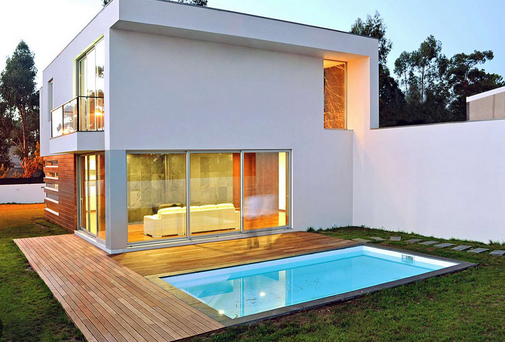
#> input picture imagenes/casa.png, 505 x 342 px, found by its file name
$ jupyter execute 19_matching_puntos.ipynb
#> lines starting #> are read from the running program, lines starting #| are printed output that depends on the picture
# 19 · Detección, descriptores y **matching** entre vistas (ORB/SIFT)

En este cuaderno:
1. Detectamos **puntos clave** y calculamos **descriptores** (ORB y SIFT si está disponible).
2. Generamos una **segunda vista** de la imagen (rotación + ligera escala / perspectiva).
3. Emparejamos puntos entre ambas vistas y visualizamos **coincidencias**.
4. Estimamos una **homografía con RANSAC** para separar **inliers/outliers** y mostrar el **encuadre** proyectado.

## 1) Librerías y funciones auxiliares

[cell 1]
import cv2, numpy as np, matplotlib.pyplot as plt

def show(img, title=None, cmap=None, size=(5,5)):
    plt.figure(figsize=size)
    if cmap is not None:
        plt.imshow(img, cmap=cmap)
    else:
        plt.imshow(img)
    if title:
        plt.title(title)
    plt.axis('off')
    plt.show()

def to_rgb(bgr):
    return cv2.cvtColor(bgr, cv2.COLOR_BGR2RGB)

def rotate_scale(img, angle_deg=20, scale=1.05, border=cv2.BORDER_REFLECT101):
    h, w = img.shape[:2]
    M = cv2.getRotationMatrix2D((w/2, h/2), angle_deg, scale)
    out = cv2.warpAffine(img, M, (w, h), flags=cv2.INTER_LINEAR, borderMode=border)
    return out

def warp_perspective_small(img, dx=0.06, dy=0.04):
    # Pequeña homografía para simular cambio de punto de vista
    h, w = img.shape[:2]
    src = np.float32([[0,0],[w-1,0],[w-1,h-1],[0,h-1]])
    dst = np.float32([[w*dx, h*dy],[w-1-w*dx, h*0.02],[w-1-w*0.02,h-1-h*dy],[w*0.02,h-1-h*0.02]])
    H = cv2.getPerspectiveTransform(src, dst)
    out = cv2.warpPerspective(img, H, (w, h), flags=cv2.INTER_LINEAR, borderMode=cv2.BORDER_REFLECT101)
    return out

def draw_matches(img1, kps1, img2, kps2, matches, max_draw=60, flags=cv2.DrawMatchesFlags_NOT_DRAW_SINGLE_POINTS):
    # Ordena por distancia ascendente y dibuja las primeras
    matches = sorted(matches, key=lambda m: m.distance)[:max_draw]
    vis = cv2.drawMatches(to_rgb(img1), kps1, to_rgb(img2), kps2, matches, None, flags=flags)
    show(vis, f"Mejores {len(matches)} coincidencias")
    return vis

## 2) Cargar Imagen y generar segunda vista

[cell 2]
IMG_PATH = r"C:\Users\20808\Documents\Repositorios\Vision_en_Robotica\imagenes\casa.png"
img = cv2.imread(IMG_PATH, cv2.IMREAD_UNCHANGED)
#> img is the input picture: shape (342, 505, 4); mean B, G, R, A 143.9, 151.3, 152.5, 255
if img is None:
    raise FileNotFoundError(f"No se pudo cargar la imagen en {IMG_PATH}")
gray = cv2.cvtColor(img, cv2.COLOR_BGR2GRAY)
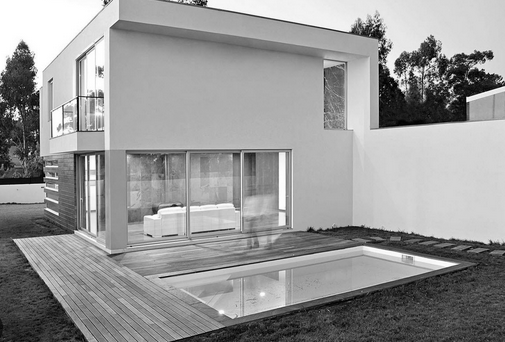
#> gray: shape (342, 505); min 0, max 255, mean 150.8

# Genera dos variantes: (a) rotación+escala y (b) pequeña perspectiva
img_b = rotate_scale(img, angle_deg=18, scale=1.08)
#> in rotate_scale, `out = cv2.warpAffine(img, M, (w, h), flags=cv2.INTER_LINEAR, borderMod..`:
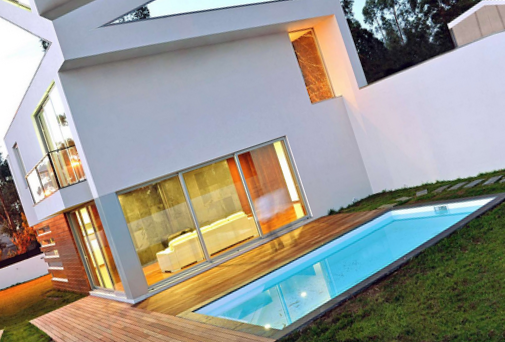
#> out: shape (342, 505, 4); mean B, G, R, A 143.6, 151.4, 154, 255
img_c = warp_perspective_small(img, dx=0.07, dy=0.05)
#> in warp_perspective_small, `out = cv2.warpPerspective(img, H, (w, h), flags=cv2.INTER_LINEAR, bord..`:
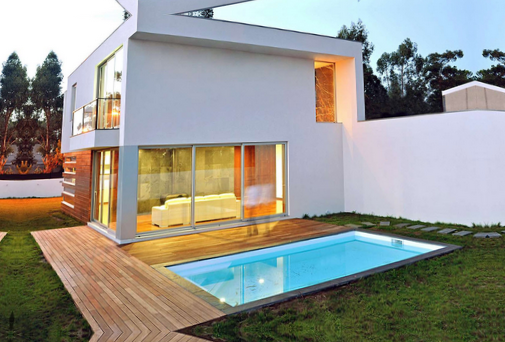
#> out: shape (342, 505, 4); mean B, G, R, A 140.1, 148.3, 148.7, 255

show(to_rgb(img), "Vista A (original)")
show(to_rgb(img_b), "Vista B (rotación+escala)")
show(to_rgb(img_c), "Vista C (perspectiva)")

## 3) ORB: detección, descriptores y matching

[cell 3]
# Detectar y describir con ORB
orb = cv2.ORB_create(nfeatures=800, scaleFactor=1.2, nlevels=8)
kpsA_orb, desA_orb = orb.detectAndCompute(gray, None)
#> kpsA_orb = 789 keypoints; strongest (x, y, size): (467, 99, 31), (467, 97, 31), (434, 59, 31), (92, 156, 31)
kpsB_orb, desB_orb = orb.detectAndCompute(cv2.cvtColor(img_b, cv2.COLOR_BGR2GRAY), None)
#> kpsB_orb = 776 keypoints; strongest (x, y, size): (84, 209, 37.2), (81, 210, 31), (48, 154, 31), (43, 42, 31)

print(f"ORB: A={len(kpsA_orb)} puntos, B={len(kpsB_orb)} puntos, descA={None if desA_orb is None else desA_orb.shape}, descB={None if desB_orb is None else desB_orb.shape}")
#| ORB: A=789 puntos, B=776 puntos, descA=(789, 32), descB=(776, 32)

# Emparejar con BFMatcher Hamming (porque ORB -> binario)
bf = cv2.BFMatcher(cv2.NORM_HAMMING, crossCheck=True)
matches_orb = []
if desA_orb is not None and desB_orb is not None:
    matches_orb = bf.match(desA_orb, desB_orb)
#> matches_orb = 304 matches

_ = draw_matches(img, kpsA_orb, img_b, kpsB_orb, matches_orb, max_draw=60)
#> in draw_matches, `matches = sorted(matches, key=lambda m: m.distance)[:max_draw]`: matches = 60 matches
#> in draw_matches, `vis = cv2.drawMatches(to_rgb(img1), kps1, to_rgb(img2), kps2, matches,..`:
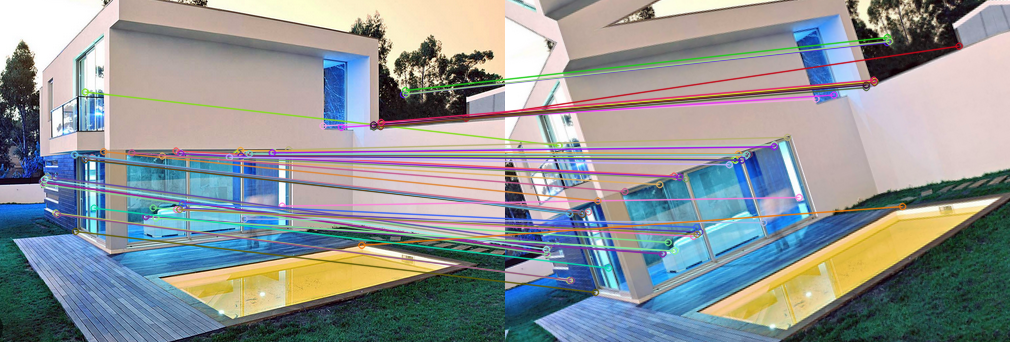
#> vis: shape (342, 1010, 3); mean B, G, R 150, 148.5, 143.5

### 3.1 ORB + RANSAC (homografía)

[cell 4]
def ransac_homography(kps1, kps2, matches, ransacReprojThreshold=3.0):
    if not matches:
        return None, [], []
    pts1 = np.float32([kps1[m.queryIdx].pt for m in matches]).reshape(-1,1,2)
    pts2 = np.float32([kps2[m.trainIdx].pt for m in matches]).reshape(-1,1,2)
    H, mask = cv2.findHomography(pts1, pts2, cv2.RANSAC, ransacReprojThreshold)
    inliers = [matches[i] for i in range(len(matches)) if mask[i,0]==1] if mask is not None else []
    outliers = [matches[i] for i in range(len(matches)) if mask[i,0]==0] if mask is not None else []
    return H, inliers, outliers

H_orb, in_orb, out_orb = ransac_homography(kpsA_orb, kpsB_orb, matches_orb, 3.0)
#> in ransac_homography, `pts1 = np.float32([kps1[m.queryIdx].pt for m in matches]).reshape(-1,1..`: pts1 = 304 rows, first 8: [388, 73], [445, 78], [380, 126], [402, 90], [448, 59], [396, 83], [77, 97], [46, 177]
#> in ransac_homography, `pts2 = np.float32([kps2[m.trainIdx].pt for m in matches]).reshape(-1,1..`: pts2 = 304 rows, first 8: [94.8, 230.4], [59, 145], [369, 82], [379, 38], [55, 148], [370, 33], [48, 154], [43, 246]
#> in ransac_homography, `H, mask = cv2.findHomography(pts1, pts2, cv2.RANSAC, ransacReprojThres..`: H = [[1.04, 0.341, -65.5], [-0.334, 1.04, 78.98], [1.51e-05, 4.03e-05, 1]]; mask = 304 values, max 1 at index 2, min 0 at index 0, mean 0.711
#> in ransac_homography, `inliers = [matches[i] for i in range(len(matches)) if mask[i,0]==1] if..`: inliers = 216 matches
#> in ransac_homography, `outliers = [matches[i] for i in range(len(matches)) if mask[i,0]==0] i..`: outliers = 88 matches
#> H_orb has the same summary as H in ransac_homography; in_orb = 216 matches; out_orb = 88 matches
print(f"ORB: inliers={len(in_orb)}, outliers={len(out_orb)}")
#| ORB: inliers=216, outliers=88

if H_orb is not None:
    h, w = img.shape[:2]
#> h = 342; w = 505
    box = np.float32([[0,0],[w,0],[w,h],[0,h]]).reshape(-1,1,2)
#> box = [[0, 0], [505, 0], [505, 342], [0, 342]]
    proj = cv2.perspectiveTransform(box, H_orb)
#> proj = [[-65.5, 78.98], [457, -88.94], [565.1, 261.3], [50.49, 429.6]]
    vis = to_rgb(img_b).copy()
    cv2.polylines(vis, [np.int32(proj)], True, (255,0,0), 2, cv2.LINE_AA)
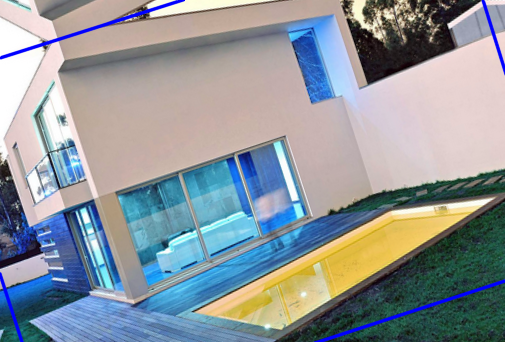
#> vis: shape (342, 505, 3); mean B, G, R 155.3, 150, 142.4
    show(vis, "Proyección del marco de A en B con H (ORB+RANSAC)")

## 4) SIFT (si está disponible): detección, descriptores y matching

[cell 5]
have_sift = hasattr(cv2, 'SIFT_create')
if have_sift:
    sift = cv2.SIFT_create(nfeatures=800)
    kpsA_sift, desA_sift = sift.detectAndCompute(gray, None)
#> kpsA_sift = 748 keypoints; strongest (x, y, size): (468, 99, 3.6), (490, 55, 5), (452, 75, 2.1), (434, 59, 2.4)
    kpsB_sift, desB_sift = sift.detectAndCompute(cv2.cvtColor(img_b, cv2.COLOR_BGR2GRAY), None)
#> kpsB_sift = 800 keypoints; strongest (x, y, size): (450, 25, 4), (380, 60, 31.1), (426, 7, 2.9), (379, 35, 6.2)
    print(f"SIFT: A={len(kpsA_sift)} puntos, B={len(kpsB_sift)} puntos, descA={None if desA_sift is None else desA_sift.shape}, descB={None if desB_sift is None else desB_sift.shape}")
#| SIFT: A=748 puntos, B=800 puntos, descA=(748, 128), descB=(800, 128)

    # FLANN para descriptores float (SIFT)
    FLANN_INDEX_KDTREE = 1
    index_params = dict(algorithm=FLANN_INDEX_KDTREE, trees=5)
    search_params = dict(checks=64)
    flann = cv2.FlannBasedMatcher(index_params, search_params)

    matches_sift = []
    if desA_sift is not None and desB_sift is not None:
        # KNN + ratio test de Lowe
        knn = flann.knnMatch(desA_sift, desB_sift, k=2)
#> knn = 748 matches
        for m,n in knn:
            if m.distance < 0.75 * n.distance:
                matches_sift.append(m)
#> after the loop, matches_sift = 347 matches

    _ = draw_matches(img, kpsA_sift, img_b, kpsB_sift, matches_sift, max_draw=60)
#> call 2 of draw_matches, with max_draw = 60, flags = 2
#> in draw_matches (call 2), `vis = cv2.drawMatches(to_rgb(img1), kps1, to_rgb(img2), kps2, matches,..`:
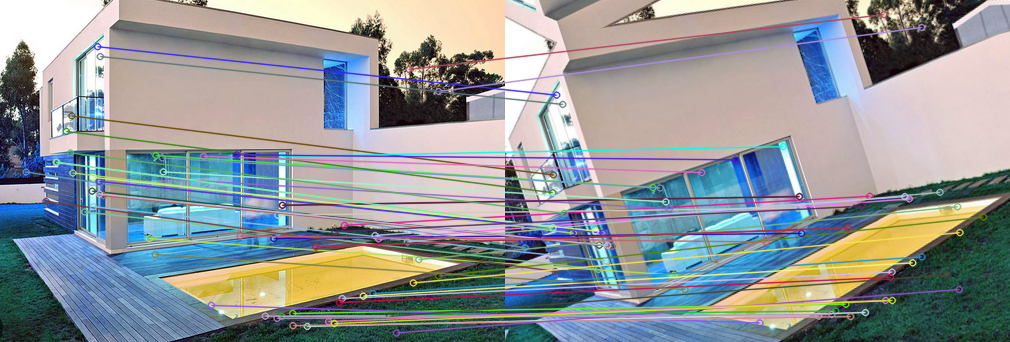
#> vis: shape (342, 1010, 3); mean B, G, R 152.1, 150.8, 145.6

    # RANSAC
    H_sift, in_sift, out_sift = None, [], []
    if matches_sift:
        H_sift, in_sift, out_sift = (lambda HIO: HIO)(ransac_homography(kpsA_sift, kpsB_sift, matches_sift, 3.0))
#> in ransac_homography (call 2), `pts1 = np.float32([kps1[m.queryIdx].pt for m in matches]).reshape(-1,1..`: pts1 = 347 rows, first 8: [14.49, 239.9], [14.66, 244.4], [14.75, 174.6], [16.17, 240.5], [16.2, 237.5], [17.37, 241], [17.37, 241], [19.66, 235.8]
#> in ransac_homography (call 2), `pts2 = np.float32([kps2[m.trainIdx].pt for m in matches]).reshape(-1,1..`: pts2 = 347 rows, first 8: [31.59, 321.4], [32.46, 326], [9.61, 254.1], [31.59, 321.4], [31.47, 318.3], [33.69, 321.4], [31.59, 321.4], [35.08, 314.7]
#> in ransac_homography (call 2), `inliers = [matches[i] for i in range(len(matches)) if mask[i,0]==1] if..`: inliers = 338 matches
#> in ransac_homography (call 2), `outliers = [matches[i] for i in range(len(matches)) if mask[i,0]==0] i..`: outliers = 9 matches
#> H_sift = [[1.03, 0.333, -64.03], [-0.333, 1.03, 79.65], [9.78e-07, -1.15e-06, 1]]; in_sift = 338 matches; out_sift = 9 matches
        print(f"SIFT: inliers={len(in_sift)}, outliers={len(out_sift)}")
#| SIFT: inliers=338, outliers=9
        if H_sift is not None:
            h, w = img.shape[:2]
            box = np.float32([[0,0],[w,0],[w,h],[0,h]]).reshape(-1,1,2)
            proj = cv2.perspectiveTransform(box, H_sift)
#> proj = [[-64.03, 79.65], [454.7, -88.69], [568.8, 262.5], [49.96, 431]]
            vis = to_rgb(img_b).copy()
            cv2.polylines(vis, [np.int32(proj)], True, (0,255,0), 2, cv2.LINE_AA)
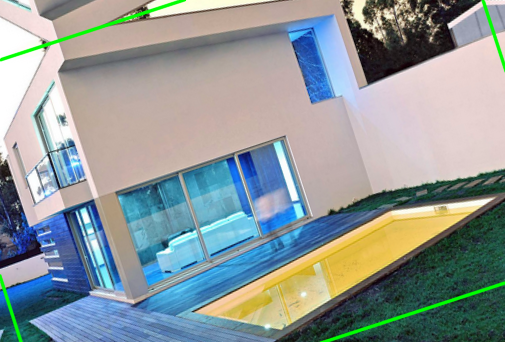
#> vis: shape (342, 505, 3); mean B, G, R 152.7, 152.7, 142.4
            show(vis, "Proyección del marco de A en B con H (SIFT+RANSAC)")
else:
    print("SIFT no disponible en tu instalación de OpenCV (cv2.SIFT_create).")

## 5) Matching hacia vista con **perspectiva**

[cell 6]
# Puedes alternar entre B (rot+escala) y C (perspectiva). Aquí probamos ORB contra C.
kpsC_orb, desC_orb = orb.detectAndCompute(cv2.cvtColor(img_c, cv2.COLOR_BGR2GRAY), None)
#> kpsC_orb = 796 keypoints; strongest (x, y, size): (443, 91, 31), (443, 92, 37.2), (444, 92, 44.6), (373, 74, 31)
matches_orb_C = []
if desA_orb is not None and desC_orb is not None:
    matches_orb_C = bf.match(desA_orb, desC_orb)
#> matches_orb_C = 399 matches

_ = draw_matches(img, kpsA_orb, img_c, kpsC_orb, matches_orb_C, max_draw=60)
#> call 3 of draw_matches, with max_draw = 60, flags = 2
#> in draw_matches (call 3), `vis = cv2.drawMatches(to_rgb(img1), kps1, to_rgb(img2), kps2, matches,..`:
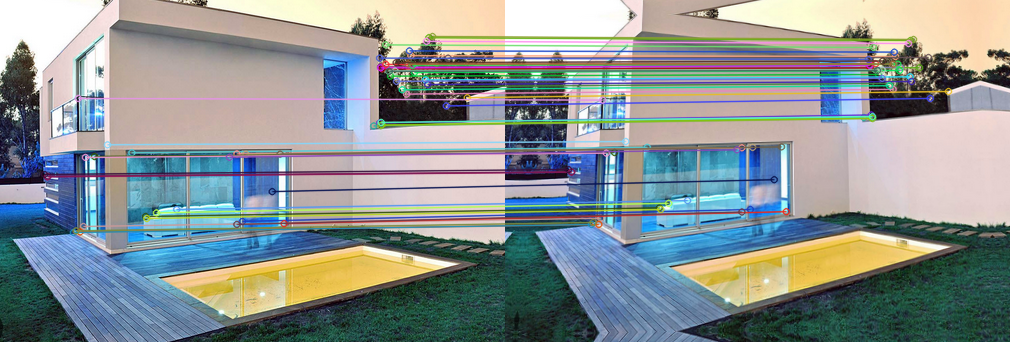
#> vis: shape (342, 1010, 3); mean B, G, R 147.3, 147.2, 138.9
H_orb_C, in_orb_C, out_orb_C = ransac_homography(kpsA_orb, kpsC_orb, matches_orb_C, 3.0)
#> in ransac_homography (call 3), `pts1 = np.float32([kps1[m.queryIdx].pt for m in matches]).reshape(-1,1..`: pts1 = 399 rows, first 8: [452, 88], [435, 61], [420, 69], [383, 63], [35, 83], [77, 97], [46, 177], [444, 56]
#> in ransac_homography (call 3), `pts2 = np.float32([kps2[m.trainIdx].pt for m in matches]).reshape(-1,1..`: pts2 = 399 rows, first 8: [428, 83], [412, 60], [399, 67], [261.6, 225.7], [61, 88], [97, 100], [65, 172], [420, 56]
#> in ransac_homography (call 3), `inliers = [matches[i] for i in range(len(matches)) if mask[i,0]==1] if..`: inliers = 362 matches
#> in ransac_homography (call 3), `outliers = [matches[i] for i in range(len(matches)) if mask[i,0]==0] i..`: outliers = 37 matches
#> H_orb_C = [[0.857, -0.0769, 35.27], [-0.0207, 0.826, 17.45], [-6.87e-06, -0.000307, 1]]; in_orb_C = 362 matches; out_orb_C = 37 matches
print(f"ORB (A→C): inliers={len(in_orb_C)}, outliers={len(out_orb_C)}")
#| ORB (A→C): inliers=362, outliers=37
if H_orb_C is not None:
    h, w = img.shape[:2]
    box = np.float32([[0,0],[w,0],[w,h],[0,h]]).reshape(-1,1,2)
    proj = cv2.perspectiveTransform(box, H_orb_C)
#> proj = [[35.27, 17.45], [469.5, 7], [495.3, 324.7], [10.02, 335.1]]
    vis = to_rgb(img_c).copy()
    cv2.polylines(vis, [np.int32(proj)], True, (255,0,255), 2, cv2.LINE_AA)
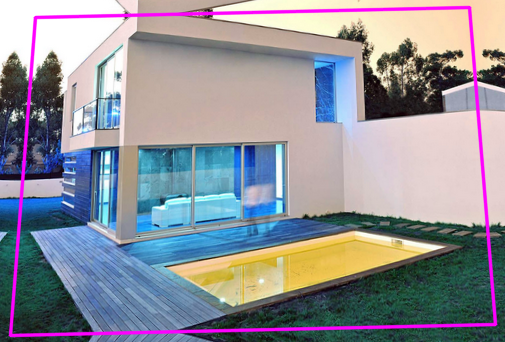
#> vis: shape (342, 505, 3); mean B, G, R 152.4, 144, 143.9
    show(vis, "Proyección del marco de A en C con H (ORB+RANSAC)")
